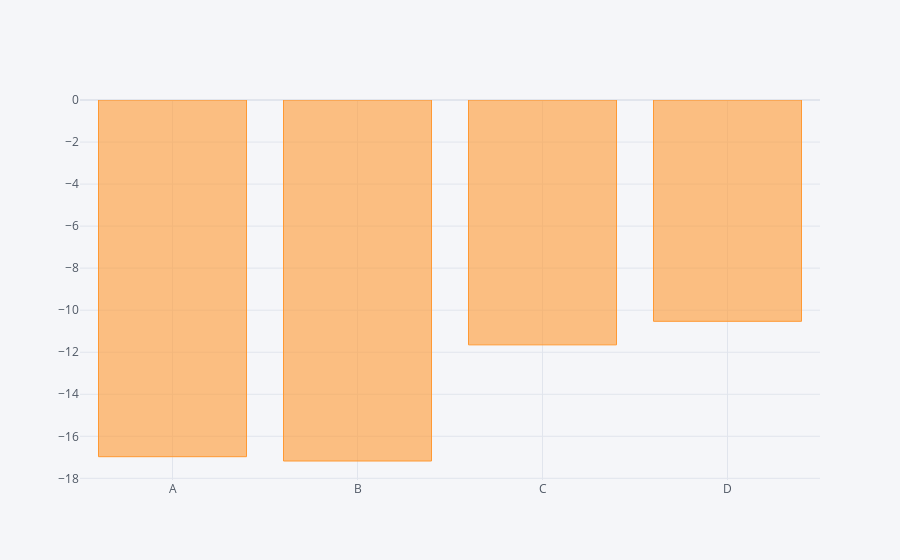

Notebook cell for this chart:
### Code cell
df.sum().iplot(kind = 'bar')

### Figure 1 — Plotly figure (JSON) as saved in the notebook; plotly's stock layout.template omitted (floating-point values rounded to 4 significant figures)
{"data": [{"marker": {"color": "rgba(255, 153, 51, 0.6)", "line": {"color": "rgba(255, 153, 51, 1.0)", "width": 1}}, "name": "None", "orientation": "v", "text": "", "type": "bar", "x": ["A", "B", "C", "D"], "y": [-16.97, -17.18, -11.65, -10.53]}], "layout": {"legend": {"bgcolor": "#F5F6F9", "font": {"color": "#4D5663"}}, "paper_bgcolor": "#F5F6F9", "plot_bgcolor": "#F5F6F9", "title": {"font": {"color": "#4D5663"}}, "xaxis": {"gridcolor": "#E1E5ED", "showgrid": true, "tickfont": {"color": "#4D5663"}, "title": {"font": {"color": "#4D5663"}, "text": ""}, "zerolinecolor": "#E1E5ED"}, "yaxis": {"gridcolor": "#E1E5ED", "showgrid": true, "tickfont": {"color": "#4D5663"}, "title": {"font": {"color": "#4D5663"}, "text": ""}, "zerolinecolor": "#E1E5ED"}}}
